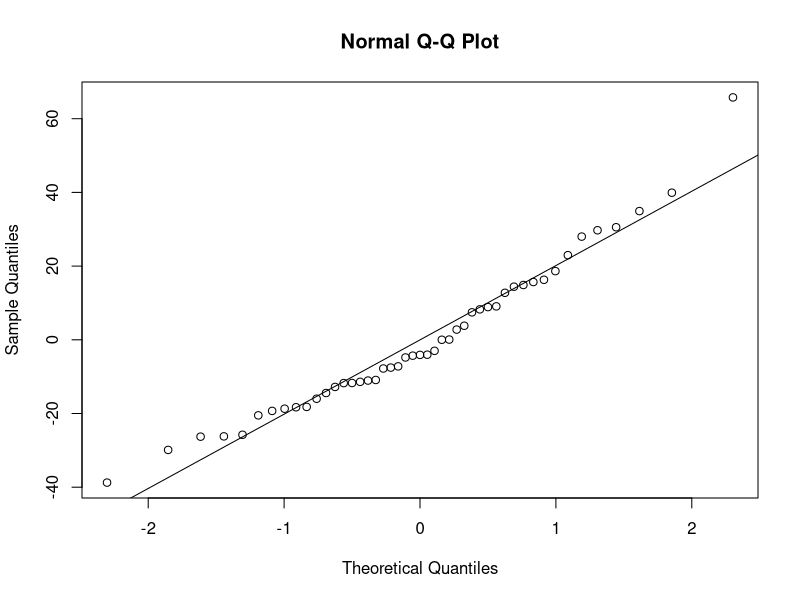
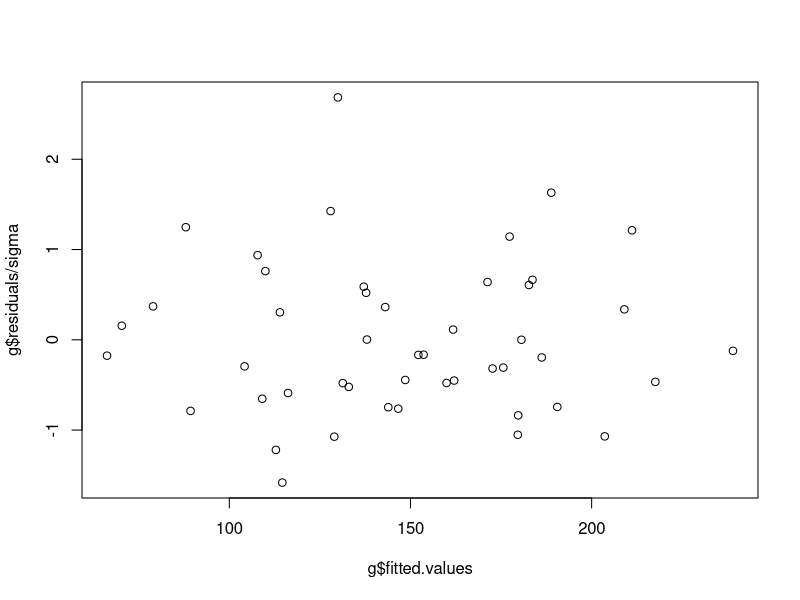
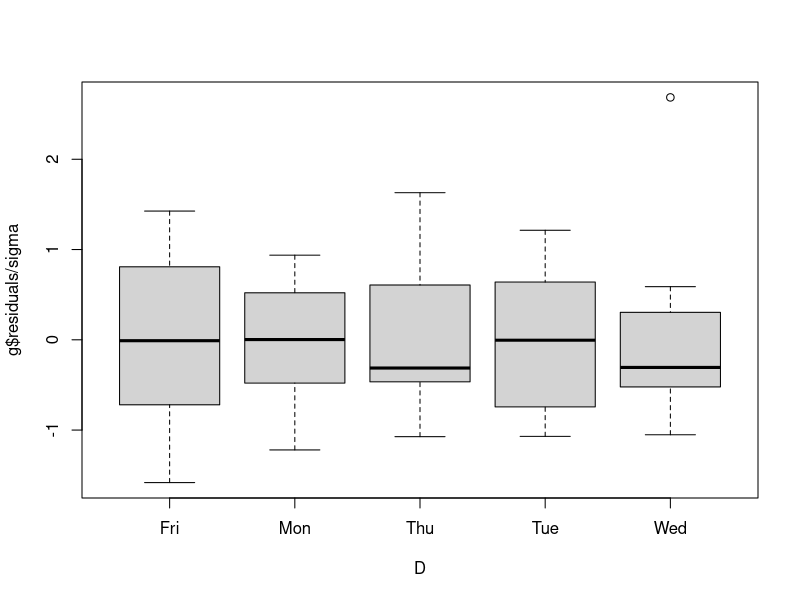
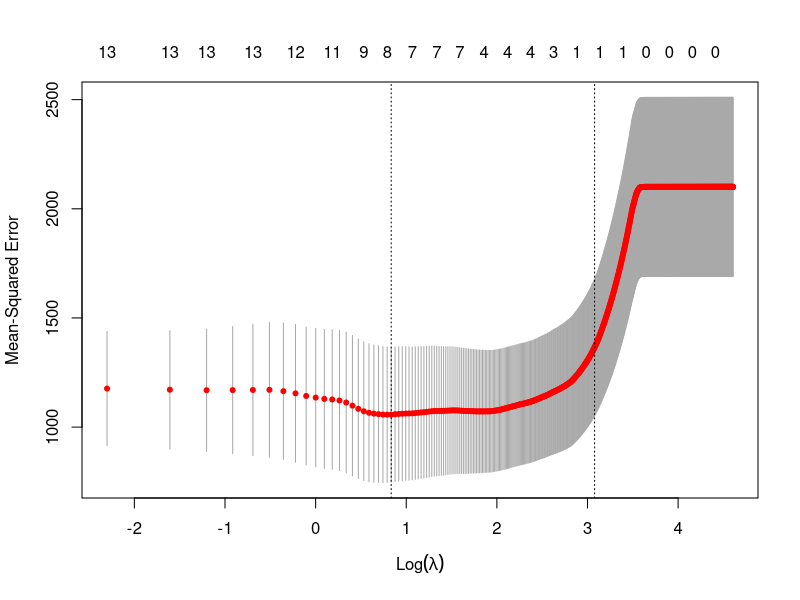

Generate these figures, in order, with R:
piadeina <- read.table("piadeina.txt", header = T)
#create dummy variable:
D <- as.factor(piadeina$Day.of.Week)
attach(piadeina)
g <- lm(Sales ~ D + Bread.Sold + Wraps.Sold + Sandwich.Sold + Focaccia.Sold + Piadina.Sold + Chips.Sold + Juices.Sold + Total.Soda.and.Coffee.Sold + Max.Daily.Temperature)
summary(g)
betas <- g$coefficients
betas[2:5] <- betas[2:5] + betas[1]
names(betas)[1] <- "DFri"
sigma <- summary(g)$sigma

#verification of the assumptions:
shapiro.test(g$residuals)
x11()
qqnorm(g$residuals)
qqline(g$residuals)
x11()
plot(g$fitted.values, g$residuals/sigma)
x11()
boxplot(g$residuals/sigma ~ D)
#all good



#we now fit Lasso regression with penalization coefficient 5
library(glmnet)
x <- model.matrix(Sales ~ D + Bread.Sold + Wraps.Sold + Sandwich.Sold + Focaccia.Sold + Piadina.Sold + Chips.Sold + Juices.Sold + Total.Soda.and.Coffee.Sold + Max.Daily.Temperature)[,-1]
y <- Sales

fit.lasso <- glmnet(x,y, lambda = 5) # default: alpha=1 -> lasso 
#we get the coefficients:
coef.lasso <- predict(fit.lasso, type = 'coefficients')
coef.lasso 

#now for cross validation
lambda.grid <- seq(length = 1000,0,100)

cv.lasso <- cv.glmnet(x,y,lambda=lambda.grid) # default: 10-fold CV

plot(cv.lasso)
bestlam.lasso <- cv.lasso$lambda.min
bestlam.lasso
#in this case 6.606607, but it depends on the samples selected by 10-fold
fit.lasso.opt <- glmnet(x,y, lambda = bestlam.lasso) # default: alpha=1 -> lasso 
#we get the coefficients:
coef.lasso.opt <- predict(fit.lasso.opt, type = 'coefficients')
coef.lasso.opt
